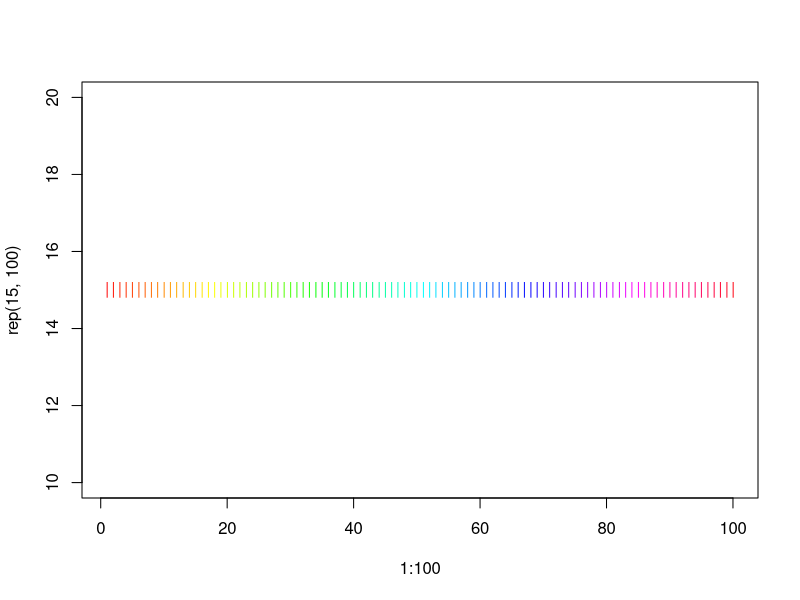
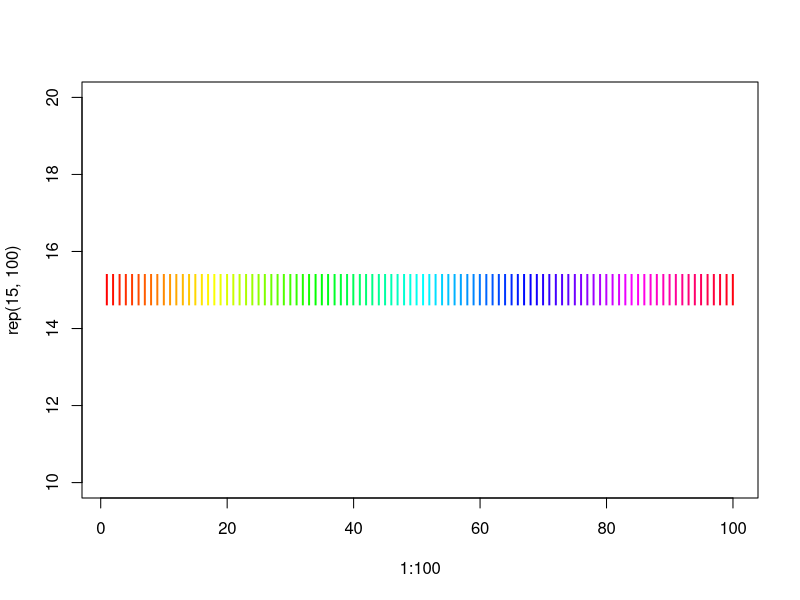
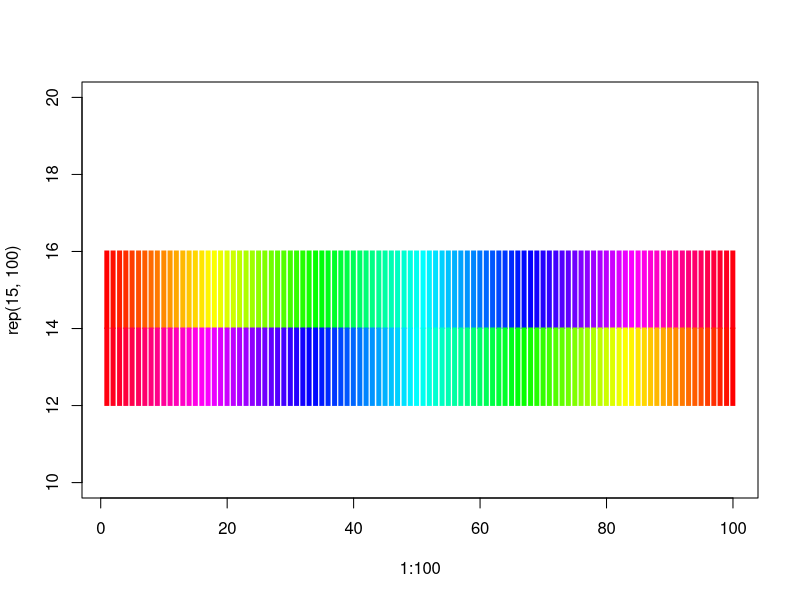

Recreate these plots in R, in order. (Note: this script raises an error after producing the figures.)
### useful for making abe's "chromosome plots" without the chromosome
plot(1:100, rep(15,100), pch='|', col=rainbow(100), ylim=c(10,20))
plot(1:100, rep(15,100), pch='|', col=rainbow(100), ylim=c(10,20), cex=2)
plot(1:100, rep(15,100), pch='|', col=rainbow(100), ylim=c(10,20), cex=5)
points(1:100, rep(13,100), pch='|', col=rev(rainbow(100)), cex=5)

#files <- paste0("/group/palmer-lab/AIL/GBS/dosage/onlyEmpirical/chr", 1:19,
#                ".filtered.snpinfo")
#pos <- read.table("./dataFiles/chr19.filtered.snpinfo", as.is=T, header=T)[3]

# 1. change names of haplo lists to mouse IDs
# 2. extract list of relatives from each element in kincheck.allgenoScaled$idx2
# 3. find out how many relatives there are; make vector 1:length(rel)-1 to plot
# a series of bars for each mouse at regularly spaced intervals.


# read in snp positions, kinCheck
pos <- as.integer(sub("ail.chr19.", "", alt.allele$snp))

# for mouseName in listofRelatedMice
mouse1 <- cbind.data.frame(as.factor(testRun[[1]]), pos)
names(mouse1) <- c("hap", "pos")
split.data <- split(mouse1, f=mouse1$hap)

# make yaxis labels = mouse IDs
plot(split.data$LG$pos/1e6, rep(1, length(split.data$LG$pos)), pch="|",
     xlab = "position (Mb)", ylab="mouse ID", col="blue", cex=2)

# for i in length(relatives)-1
points(split.data$SS$pos/1e6, rep(1, length(split.data$SS$pos)), pch="|",
       col="goldenrod2", cex=2)
points(split.data$LS$pos/1e6, rep(1, length(split.data$LS$pos)), pch="|",
       col="chartreuse3", cex=2)
